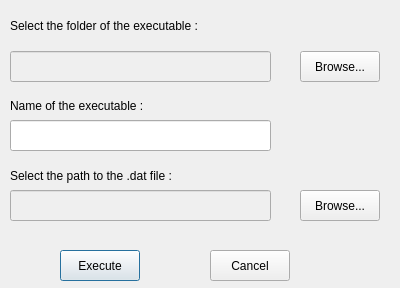
<?xml version="1.0" encoding="UTF-8"?>
<ui version="4.0">
 <class>DialogExec</class>
 <widget class="QDialog" name="DialogExec">
  <property name="geometry">
   <rect>
    <x>0</x>
    <y>0</y>
    <width>400</width>
    <height>288</height>
   </rect>
  </property>
  <property name="windowTitle">
   <string>Dialog</string>
  </property>
  <widget class="QPushButton" name="buttonExecute">
   <property name="geometry">
    <rect>
     <x>60</x>
     <y>250</y>
     <width>80</width>
     <height>31</height>
    </rect>
   </property>
   <property name="text">
    <string>Execute</string>
   </property>
  </widget>
  <widget class="QPushButton" name="buttonCancel">
   <property name="geometry">
    <rect>
     <x>210</x>
     <y>250</y>
     <width>80</width>
     <height>31</height>
    </rect>
   </property>
   <property name="text">
    <string>Cancel</string>
   </property>
  </widget>
  <widget class="QLabel" name="label">
   <property name="geometry">
    <rect>
     <x>10</x>
     <y>10</y>
     <width>321</width>
     <height>31</height>
    </rect>
   </property>
   <property name="text">
    <string>Select the folder of the executable :</string>
   </property>
  </widget>
  <widget class="QLineEdit" name="pathExec">
   <property name="enabled">
    <bool>false</bool>
   </property>
   <property name="geometry">
    <rect>
     <x>10</x>
     <y>51</y>
     <width>261</width>
     <height>31</height>
    </rect>
   </property>
  </widget>
  <widget class="QPushButton" name="buttonBrowse">
   <property name="geometry">
    <rect>
     <x>300</x>
     <y>51</y>
     <width>80</width>
     <height>31</height>
    </rect>
   </property>
   <property name="text">
    <string>Browse...</string>
   </property>
  </widget>
  <widget class="QLabel" name="label_2">
   <property name="geometry">
    <rect>
     <x>10</x>
     <y>90</y>
     <width>281</width>
     <height>31</height>
    </rect>
   </property>
   <property name="text">
    <string>Name of the executable :</string>
   </property>
  </widget>
  <widget class="QLineEdit" name="nameExec">
   <property name="enabled">
    <bool>true</bool>
   </property>
   <property name="geometry">
    <rect>
     <x>10</x>
     <y>120</y>
     <width>261</width>
     <height>31</height>
    </rect>
   </property>
  </widget>
  <widget class="QLineEdit" name="pathDat">
   <property name="enabled">
    <bool>false</bool>
   </property>
   <property name="geometry">
    <rect>
     <x>10</x>
     <y>190</y>
     <width>261</width>
     <height>31</height>
    </rect>
   </property>
   <property name="text">
    <string/>
   </property>
  </widget>
  <widget class="QLabel" name="label_3">
   <property name="enabled">
    <bool>true</bool>
   </property>
   <property name="geometry">
    <rect>
     <x>10</x>
     <y>160</y>
     <width>281</width>
     <height>31</height>
    </rect>
   </property>
   <property name="text">
    <string>Select the path to the .dat file : </string>
   </property>
  </widget>
  <widget class="QPushButton" name="buttonBrowseDat">
   <property name="geometry">
    <rect>
     <x>300</x>
     <y>190</y>
     <width>80</width>
     <height>31</height>
    </rect>
   </property>
   <property name="text">
    <string>Browse...</string>
   </property>
  </widget>
 </widget>
 <resources/>
 <connections/>
</ui>
